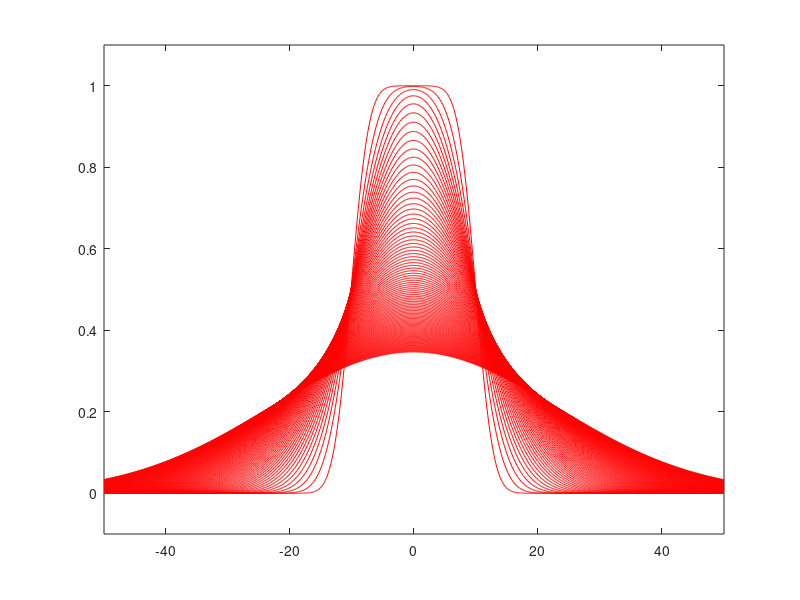

Recreate this plot in MATLAB.
clear all, close all, clc

L = 100;
N = 1000;
dx = L/N;
x = -L/2:dx:L/2;
f = 0*x;
f((L/2-L/10)/dx:(L/2+L/10)/dx) = 1;

plot (x,f)

a = 5;
y = x;
dt = .1;

for k=1:100 % time
    t = k*dt;
    for j=1:length(x)
        xi = x(j) - y;
        g = (1/(2*a*sqrt(pi*t)))*exp(-xi.^2/(4*a*a*t)); 
        u(j)  = dot(g,f)*dx; % convolution, L2 norm of f and g
    end
    plot(x,u,'r'), hold on;
    
    axis([-L/2 L/2 -.1 1.1])
    pause(0.1)
    drawnow
end
        